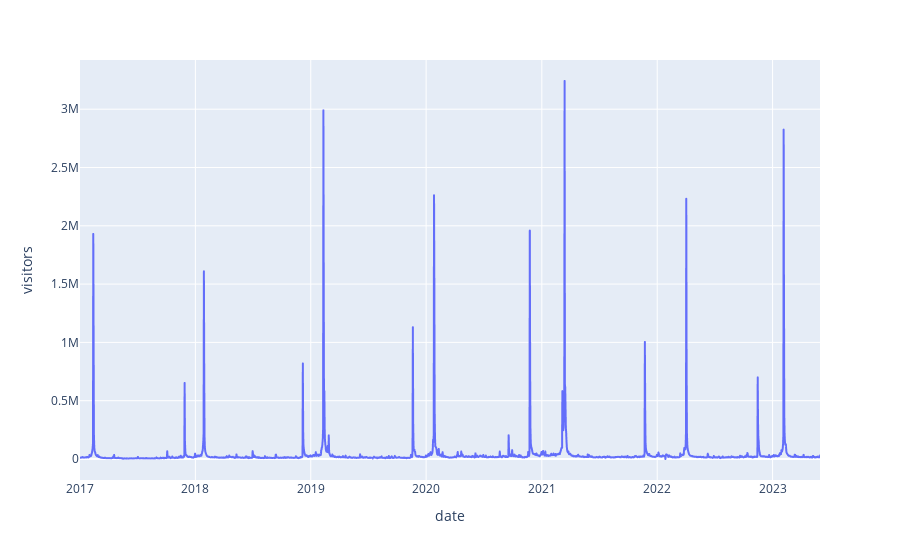

Notebook code cell kept with this figure:
### Markdown cell above
## Task 3

We all know The Grammy Awards is *the* biggest music event in the music industry, but how many visitors does that bring to the website?

**A.** Create a line chart of the number of users on the site for every day in the `full_df`. See if you can spot the days the Grammys awards are hosted.

### Code cell
# Plot a line chart of the visitors on the site.
px.line(full_df, x='date', y='visitors')

### Figure 1 — Plotly figure (JSON) as saved in the notebook; plotly's stock layout.template omitted (floating-point values rounded to 4 significant figures; data arrays with more than 128 entries replaced by an {"elided": "..."} marker saying what was removed)
{"data": [{"hovertemplate": "date=%{x}<br>visitors=%{y}<extra></extra>", "legendgroup": "", "line": {"color": "#636efa", "dash": "solid"}, "marker": {"symbol": "circle"}, "mode": "lines", "name": "", "showlegend": false, "x": {"elided": "2342 str values"}, "xaxis": "x", "y": {"elided": "2342 int values"}, "yaxis": "y", "type": "scattergl"}], "layout": {"xaxis": {"anchor": "y", "domain": [0.0, 1.0], "title": {"text": "date"}}, "yaxis": {"anchor": "x", "domain": [0.0, 1.0], "title": {"text": "visitors"}}, "legend": {"tracegroupgap": 0}, "margin": {"t": 60}}}
